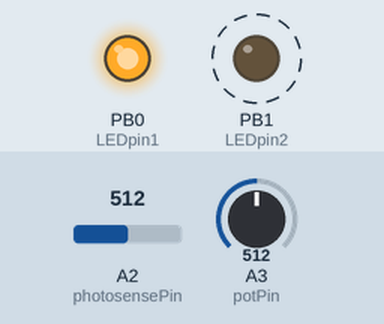
A sketch run on a simulated ATtiny85, built with avr-gcc and run on an emulated ATtiny85. On the bench: output pins drawn as LEDs (lit = HIGH). Dashed ring = blinking. The test bench sets the inputs (shaded band); at power-on: A3 (potPin) = 512, A2 (photosensePin) = 512.

Above: at 0.64 s.
1.3 s: A3 (potPin) set to 900
3.4 s: A2 (photosensePin) set to 122
At 3.49 s:
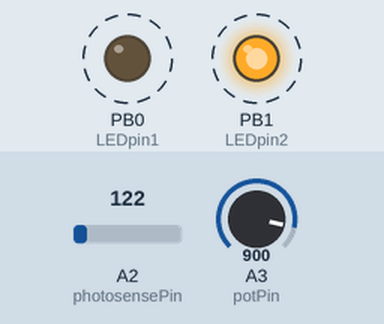
6.4 s: A2 (photosensePin) set to 306
At 7.0 s:
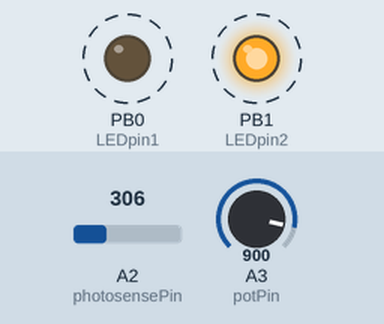
9.4 s: A3 (potPin) set to 511
At 9.53 s:
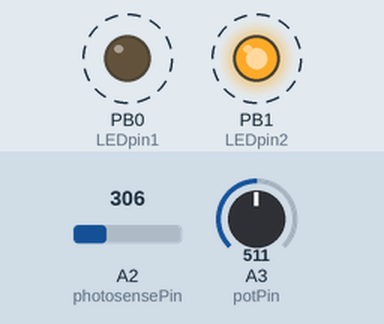
Timing chart, 0 to 13.4 s (numbered marks = the images above; inputs shaded):
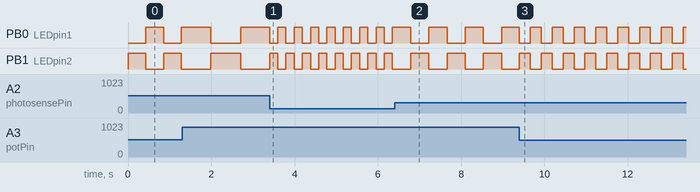

Measured:
- after the input at 3.4 s, PB0 (LEDpin1), PB1 (LEDpin2): alternates HIGH for 0.20 s and LOW for 0.20 s, starting after 0.20 s
- after the input at 6.4 s, PB0 (LEDpin1), PB1 (LEDpin2): alternates HIGH for 0.44 s and LOW for 0.44 s, starting after 0.39 s
- after the input at 9.4 s, PB0 (LEDpin1), PB1 (LEDpin2): alternates HIGH for 0.26 s and LOW for 0.26 s, starting after 0.26 s

The sketch:

spookyEyes.ino
```cpp
/*
   Spooky eyes blink at different rates based on ambient light levels
   (useful for frightening squirrels and other gentle passers by)

   Light level detection is auto-ranging and blink rate is tweaked by a potentiometer
   on pin A3. An ATTiny85 does the computing, powered by a 3V lithium battery (2032).
   A photocell in a 5.6kΩ voltage divider circuit provides analog light level input
   to pin A2. Two LEDs are driven by pins 0 and 1 of the ATTiny.

   See e.g. http://highlowtech.org/wp-content/uploads/2011/10/ATtiny45-85.png for the
   chip pinout to be sure you're matching software numbers to hardware numbers properly.

   10/31/17
   released to the public domain by the author
   Robert Zacharias, rzach@cmu.edu
*/

                              // pin assignments on ATTiny85
const int LEDpin1 = 0;        // LED on hardware pin 5 (lower right corner)
const int LEDpin2 = 1;        // another LED on hardware pin 6 (one above lower right corner)
const int potPin = A3;        // 10k potentiometer wiper on hardware pin 2 (one below upper left corner)
const int photosensePin = A2; // voltage divider from photocell to hardware pin 3 (one above lower left corner)

long last = 0; // will be used for blink timing

// start the eye LEDs in opposite states (change both to same value to blink in synchrony)
bool LEDstate1 = false;
bool LEDstate2 = true;

// variables to store highest and lowest values seen
int highestSeen, lowestSeen;

void setup() {
  pinMode(LEDpin1, OUTPUT);
  pinMode(LEDpin2, OUTPUT);
  pinMode(potPin, INPUT);
  pinMode(photosensePin, INPUT);
}

void loop() {
  int photoVal = analogRead(photosensePin);

  // set highest and lowest values based on ongoing observation; these start fresh on chip restart
  if (photoVal > highestSeen) highestSeen = photoVal;
  if (photoVal < lowestSeen) lowestSeen = photoVal;

  int photoScale = map(photoVal, lowestSeen, highestSeen, 10, 200);

  int potVal = analogRead(potPin);
  float multiplier = mapfloat(potVal, 0, 1023, 0.25, 4);

  int wait = photoScale * multiplier; // use pot to adjust blink rate

  // flip LED states if it has been long enough
  if (millis() - last > wait) {
    LEDstate1 = !LEDstate1;
    LEDstate2 = !LEDstate2;
    last = millis();
  }

  digitalWrite(LEDpin1, LEDstate1);
  digitalWrite(LEDpin2, LEDstate2);
}


// Arduino's built in map() function does integer math only, so it's necessary to define with floats to get float results
float mapfloat(float x, float in_min, float in_max, float out_min, float out_max)
{
  return (x - in_min) * (out_max - out_min) / (in_max - in_min) + out_min;
}
```
